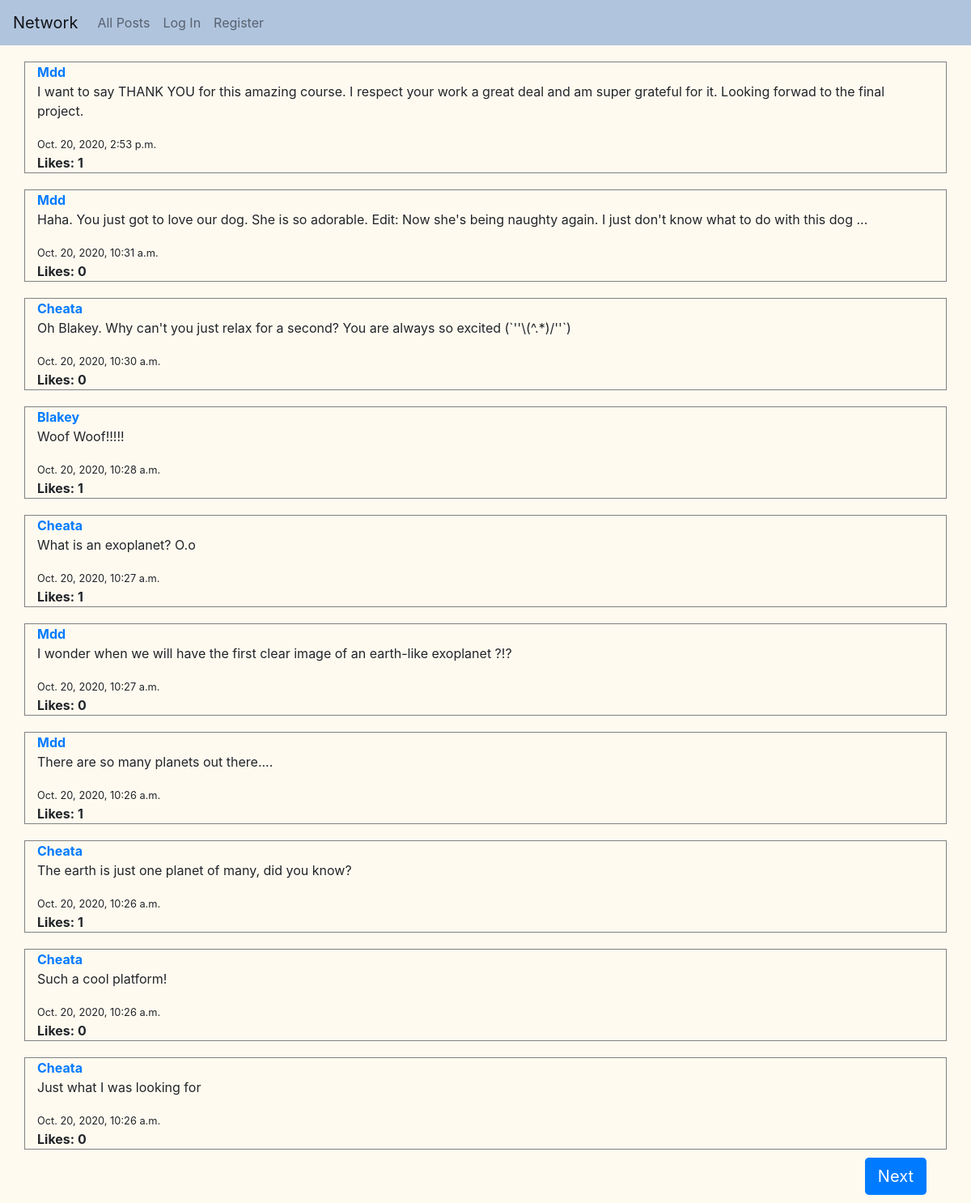
The page / on the database its author committed.
### network/models.py (models this page shows, shortened)
class Post(models.Model):
    author = models.ForeignKey("User", on_delete=models.CASCADE, related_name="posts")
    content = models.TextField()
    timestamp = models.DateTimeField(auto_now_add=True)
    likes = models.ManyToManyField("User")

class User(AbstractUser):
    followers = models.ManyToManyField("self", blank=True, symmetrical=False, related_name="following")

### network/views.py (the view)
# urls.py: path("", views.PostViewer.as_view(), name="index"),
class PostViewer(ListView):
    model = Post
    template_name = "network/index.html"
    paginate_by = 10
    ordering = ['-timestamp']

### network/templates/network/index.html (shortened to what this page needs)
{% extends "network/layout.html" %}
{% load static %}
{% block body %}
{% include 'network/posts.html' %}
{% endblock %}

### network/templates/network/posts.html (shortened to what this page needs)
<div id="posts">
    {% for post in page_obj %}
    <div class="container post-div">
        <a href="{% url 'profile' post.author.id %}"><strong>{{ post.author }}</strong></a>
        <p id="content-{{ post.id }}">{{ post.content}}</p>
        <small>{{ post.timestamp }}</small><br>
        <strong>Likes: <span id="likes-{{ post.id }}">{{ post.likes.all|length }}</span></strong>
    </div>
    {% endfor %}
</div>
<div class="container" id="pagination-buttons">
    {% if page_obj.has_next %}
        <a class="btn-lg btn-primary" href="?page={{ page_obj.next_page_number }}" role="button" style="float: right; margin: 10px;">Next</a>
    {% endif %}
</div>

### network/static/network/styles.css (style rules this page uses)
body { background-color: floralwhite; }
.post-div { border: 1px solid gray; width: 100%; margin-top: 20px; }

### rows shown on the page
Post: author "Mdd", content "I want to say THANK YOU for this amazing course. I respect your work a great deal and am super grateful for it. Looking forwad to the final project.", timestamp "Oct. 20, 2020, 2:53 p.m.", likes.all|length "1"
Post: author "Mdd", content "Haha. You just got to love our dog. She is so adorable. Edit: Now she's being naughty again. I just don't know what to do with this dog ...", timestamp "Oct. 20, 2020, 10:31 a.m.", likes.all|length "0"
Post: author "Cheata", content "Oh Blakey. Why can't you just relax for a second? You are always so excited (`''\\(^.*)/''`)", timestamp "Oct. 20, 2020, 10:30 a.m.", likes.all|length "0"
Post: author "Blakey", content "Woof Woof!!!!!", timestamp "Oct. 20, 2020, 10:28 a.m.", likes.all|length "1"
Post: author "Cheata", content "What is an exoplanet? O.o", timestamp "Oct. 20, 2020, 10:27 a.m.", likes.all|length "1"
Post: author "Mdd", content "I wonder when we will have the first clear image of an earth-like exoplanet ?!?", timestamp "Oct. 20, 2020, 10:27 a.m.", likes.all|length "0"
Post: author "Mdd", content "There are so many planets out there....", timestamp "Oct. 20, 2020, 10:26 a.m.", likes.all|length "1"
Post: author "Cheata", content "The earth is just one planet of many, did you know?", timestamp "Oct. 20, 2020, 10:26 a.m.", likes.all|length "1"
Post: author "Cheata", content "Such a cool platform!", timestamp "Oct. 20, 2020, 10:26 a.m.", likes.all|length "0"
Post: author "Cheata", content "Just what I was looking for", timestamp "Oct. 20, 2020, 10:26 a.m.", likes.all|length "0"
